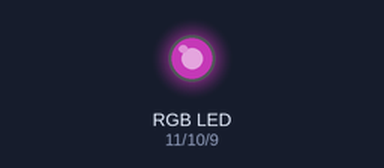
Bench run of a sketch on a simulated Arduino Uno, built with avr-gcc and run on an emulated ATmega328P. Parts: an RGB LED mixed from three pins (HIGH = lit). Dim RGB values are drawn brighter than linear.

Above: at 0.05 s.
At 2.0 s:
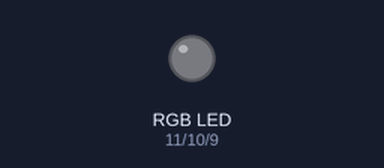
Timing chart, 0 to 4.6 s (numbered marks = the images above):
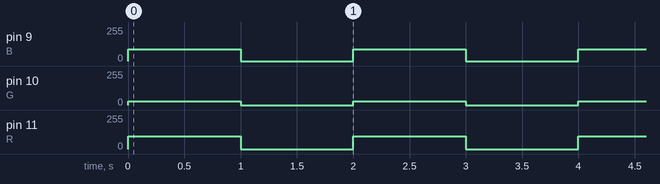

Measured:
- by itself, pin 9 (B): alternates 88/255 for 1.0 s and 0/255 for 1.0 s
- by itself, pin 10 (G): alternates 27/255 for 1.0 s and 0/255 for 1.0 s
- by itself, pin 11 (R): alternates 95/255 for 1.0 s and 0/255 for 1.0 s

The sketch:

LED_RGB.ino
```cpp
byte R = 11;
byte G = 10;
byte B = 9;

void setup(){
  pinMode(R,OUTPUT);
  pinMode(G,OUTPUT);
  pinMode(B,OUTPUT);
}

void loop() {
  analogWrite(R,95);
  analogWrite(G,27);
  analogWrite(B,88);
  delay(1000);
  analogWrite(R,0);
  analogWrite(G,0);
  analogWrite(B,0);
  delay(1000);
}
```
